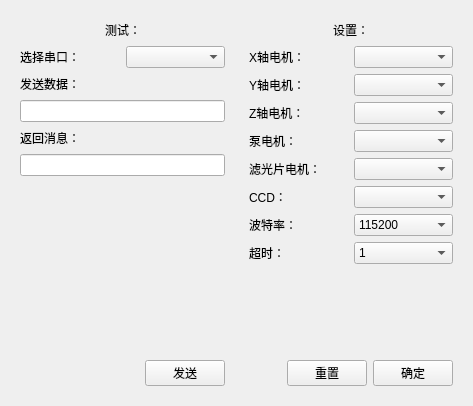
<?xml version="1.0" encoding="UTF-8"?>
<ui version="4.0">
 <class>Setting</class>
 <widget class="QWidget" name="Setting">
  <property name="geometry">
   <rect>
    <x>0</x>
    <y>0</y>
    <width>473</width>
    <height>406</height>
   </rect>
  </property>
  <property name="windowTitle">
   <string>设置</string>
  </property>
  <layout class="QHBoxLayout" name="horizontalLayout" stretch="1,1">
   <item>
    <widget class="QWidget" name="widgetTest" native="true">
     <layout class="QVBoxLayout" name="verticalLayout_4">
      <item>
       <layout class="QHBoxLayout" name="horizontalLayout_12">
        <item>
         <spacer name="horizontalSpacer_4">
          <property name="orientation">
           <enum>Qt::Horizontal</enum>
          </property>
          <property name="sizeHint" stdset="0">
           <size>
            <width>40</width>
            <height>20</height>
           </size>
          </property>
         </spacer>
        </item>
        <item>
         <widget class="QLabel" name="label_10">
          <property name="text">
           <string>测试：</string>
          </property>
         </widget>
        </item>
        <item>
         <spacer name="horizontalSpacer_5">
          <property name="orientation">
           <enum>Qt::Horizontal</enum>
          </property>
          <property name="sizeHint" stdset="0">
           <size>
            <width>40</width>
            <height>20</height>
           </size>
          </property>
         </spacer>
        </item>
       </layout>
      </item>
      <item>
       <layout class="QHBoxLayout" name="horizontalLayout_14">
        <item>
         <widget class="QLabel" name="label_11">
          <property name="text">
           <string>选择串口：</string>
          </property>
         </widget>
        </item>
        <item>
         <widget class="QComboBox" name="comboBoxSelectTestCOM"/>
        </item>
       </layout>
      </item>
      <item>
       <layout class="QVBoxLayout" name="verticalLayout_2">
        <item>
         <layout class="QHBoxLayout" name="horizontalLayout_15">
          <item>
           <widget class="QLabel" name="label_12">
            <property name="text">
             <string>发送数据：</string>
            </property>
           </widget>
          </item>
          <item>
           <spacer name="horizontalSpacer_7">
            <property name="orientation">
             <enum>Qt::Horizontal</enum>
            </property>
            <property name="sizeHint" stdset="0">
             <size>
              <width>40</width>
              <height>20</height>
             </size>
            </property>
           </spacer>
          </item>
         </layout>
        </item>
        <item>
         <widget class="QLineEdit" name="lineEditSend"/>
        </item>
       </layout>
      </item>
      <item>
       <layout class="QVBoxLayout" name="verticalLayout_3">
        <item>
         <layout class="QHBoxLayout" name="horizontalLayout_16">
          <item>
           <widget class="QLabel" name="label_13">
            <property name="text">
             <string>返回消息：</string>
            </property>
           </widget>
          </item>
          <item>
           <spacer name="horizontalSpacer_8">
            <property name="orientation">
             <enum>Qt::Horizontal</enum>
            </property>
            <property name="sizeHint" stdset="0">
             <size>
              <width>40</width>
              <height>20</height>
             </size>
            </property>
           </spacer>
          </item>
         </layout>
        </item>
        <item>
         <widget class="QLineEdit" name="lineEditReceive"/>
        </item>
       </layout>
      </item>
      <item>
       <spacer name="verticalSpacer_2">
        <property name="orientation">
         <enum>Qt::Vertical</enum>
        </property>
        <property name="sizeHint" stdset="0">
         <size>
          <width>20</width>
          <height>168</height>
         </size>
        </property>
       </spacer>
      </item>
      <item>
       <layout class="QHBoxLayout" name="horizontalLayout_13">
        <item>
         <spacer name="horizontalSpacer_6">
          <property name="orientation">
           <enum>Qt::Horizontal</enum>
          </property>
          <property name="sizeHint" stdset="0">
           <size>
            <width>40</width>
            <height>20</height>
           </size>
          </property>
         </spacer>
        </item>
        <item>
         <widget class="QPushButton" name="btnSendMsg">
          <property name="text">
           <string>发送</string>
          </property>
         </widget>
        </item>
       </layout>
      </item>
     </layout>
    </widget>
   </item>
   <item>
    <widget class="QWidget" name="widgetSetting" native="true">
     <layout class="QVBoxLayout" name="verticalLayout">
      <item>
       <layout class="QHBoxLayout" name="horizontalLayout_11">
        <item>
         <spacer name="horizontalSpacer_2">
          <property name="orientation">
           <enum>Qt::Horizontal</enum>
          </property>
          <property name="sizeHint" stdset="0">
           <size>
            <width>40</width>
            <height>20</height>
           </size>
          </property>
         </spacer>
        </item>
        <item>
         <widget class="QLabel" name="label_9">
          <property name="text">
           <string>设置：</string>
          </property>
         </widget>
        </item>
        <item>
         <spacer name="horizontalSpacer_3">
          <property name="orientation">
           <enum>Qt::Horizontal</enum>
          </property>
          <property name="sizeHint" stdset="0">
           <size>
            <width>40</width>
            <height>20</height>
           </size>
          </property>
         </spacer>
        </item>
       </layout>
      </item>
      <item>
       <layout class="QHBoxLayout" name="horizontalLayout_2">
        <item>
         <widget class="QLabel" name="label">
          <property name="text">
           <string>X轴电机：</string>
          </property>
         </widget>
        </item>
        <item>
         <widget class="QComboBox" name="comboBoxMotorStageX"/>
        </item>
       </layout>
      </item>
      <item>
       <layout class="QHBoxLayout" name="horizontalLayout_3">
        <item>
         <widget class="QLabel" name="label_2">
          <property name="text">
           <string>Y轴电机：</string>
          </property>
         </widget>
        </item>
        <item>
         <widget class="QComboBox" name="comboBoxMotorStageY"/>
        </item>
       </layout>
      </item>
      <item>
       <layout class="QHBoxLayout" name="horizontalLayout_4">
        <item>
         <widget class="QLabel" name="label_3">
          <property name="text">
           <string>Z轴电机：</string>
          </property>
         </widget>
        </item>
        <item>
         <widget class="QComboBox" name="comboBoxMotorStageZ"/>
        </item>
       </layout>
      </item>
      <item>
       <layout class="QHBoxLayout" name="horizontalLayout_5">
        <item>
         <widget class="QLabel" name="label_4">
          <property name="text">
           <string>泵电机：</string>
          </property>
         </widget>
        </item>
        <item>
         <widget class="QComboBox" name="comboBoxPump"/>
        </item>
       </layout>
      </item>
      <item>
       <layout class="QHBoxLayout" name="horizontalLayout_6">
        <item>
         <widget class="QLabel" name="label_5">
          <property name="text">
           <string>滤光片电机：</string>
          </property>
         </widget>
        </item>
        <item>
         <widget class="QComboBox" name="comboBoxFilter"/>
        </item>
       </layout>
      </item>
      <item>
       <layout class="QHBoxLayout" name="horizontalLayout_7">
        <item>
         <widget class="QLabel" name="label_6">
          <property name="text">
           <string>CCD：</string>
          </property>
         </widget>
        </item>
        <item>
         <widget class="QComboBox" name="comboBoxCCD"/>
        </item>
       </layout>
      </item>
      <item>
       <layout class="QHBoxLayout" name="horizontalLayout_9">
        <item>
         <widget class="QLabel" name="label_7">
          <property name="text">
           <string>波特率：</string>
          </property>
         </widget>
        </item>
        <item>
         <widget class="QComboBox" name="comboBox_7">
          <item>
           <property name="text">
            <string>115200</string>
           </property>
          </item>
          <item>
           <property name="text">
            <string>76800</string>
           </property>
          </item>
          <item>
           <property name="text">
            <string>38400</string>
           </property>
          </item>
          <item>
           <property name="text">
            <string>19200</string>
           </property>
          </item>
          <item>
           <property name="text">
            <string>9600</string>
           </property>
          </item>
         </widget>
        </item>
       </layout>
      </item>
      <item>
       <layout class="QHBoxLayout" name="horizontalLayout_10">
        <item>
         <widget class="QLabel" name="label_8">
          <property name="text">
           <string>超时：</string>
          </property>
         </widget>
        </item>
        <item>
         <widget class="QComboBox" name="comboBox_8">
          <item>
           <property name="text">
            <string>1</string>
           </property>
          </item>
          <item>
           <property name="text">
            <string>2</string>
           </property>
          </item>
          <item>
           <property name="text">
            <string>3</string>
           </property>
          </item>
          <item>
           <property name="text">
            <string>4</string>
           </property>
          </item>
          <item>
           <property name="text">
            <string>5</string>
           </property>
          </item>
         </widget>
        </item>
       </layout>
      </item>
      <item>
       <spacer name="verticalSpacer">
        <property name="orientation">
         <enum>Qt::Vertical</enum>
        </property>
        <property name="sizeHint" stdset="0">
         <size>
          <width>20</width>
          <height>84</height>
         </size>
        </property>
       </spacer>
      </item>
      <item>
       <layout class="QHBoxLayout" name="horizontalLayout_8">
        <item>
         <spacer name="horizontalSpacer">
          <property name="orientation">
           <enum>Qt::Horizontal</enum>
          </property>
          <property name="sizeHint" stdset="0">
           <size>
            <width>40</width>
            <height>20</height>
           </size>
          </property>
         </spacer>
        </item>
        <item>
         <widget class="QPushButton" name="btnReset">
          <property name="text">
           <string>重置</string>
          </property>
         </widget>
        </item>
        <item>
         <widget class="QPushButton" name="btnComment">
          <property name="text">
           <string>确定</string>
          </property>
         </widget>
        </item>
       </layout>
      </item>
     </layout>
    </widget>
   </item>
  </layout>
 </widget>
 <resources/>
 <connections/>
</ui>
